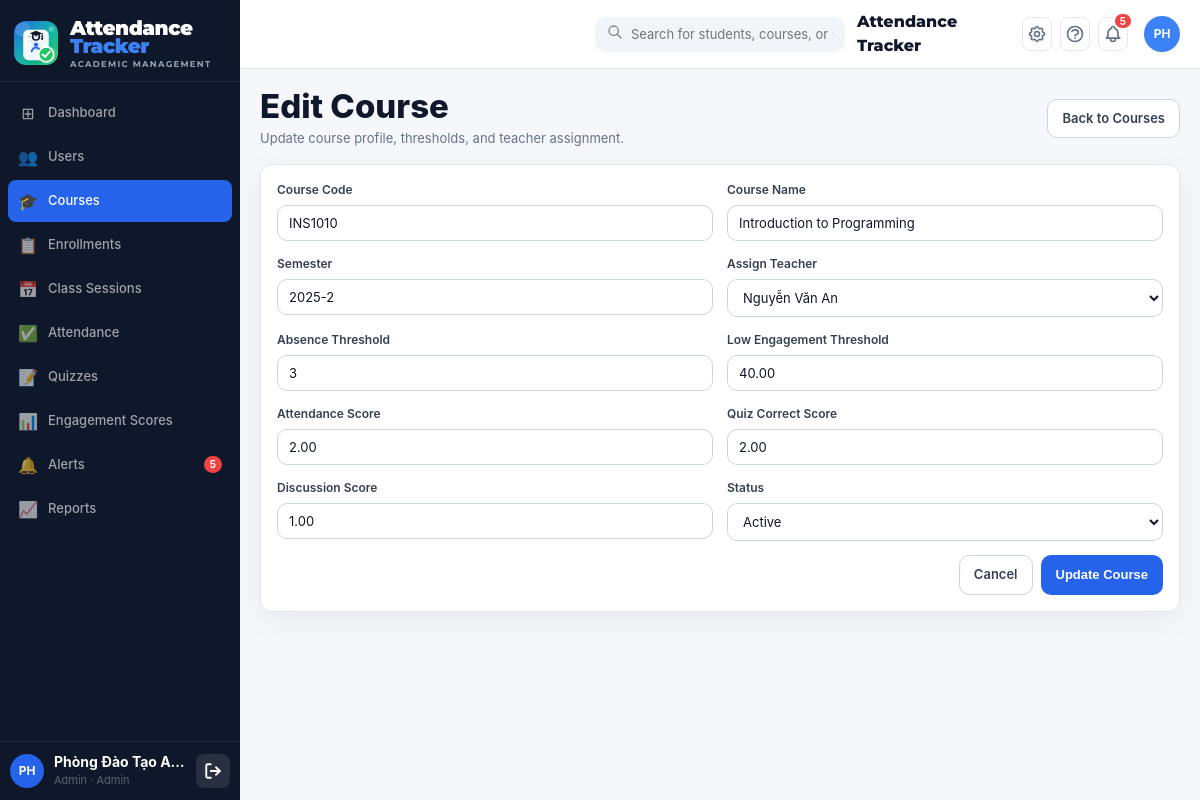
The page /public/index.php?page=admin_course_edit&id=3 (signed in) on the database its author committed.
### tables this page shows
CREATE TABLE IF NOT EXISTS `courses` (
    `id`                       INT UNSIGNED  NOT NULL AUTO_INCREMENT,
    `course_code`              VARCHAR(20)   NOT NULL,
    `course_name`              VARCHAR(150)  NOT NULL,
    `credits`                  TINYINT       NOT NULL DEFAULT 3,
    `semester`                 VARCHAR(20)   NOT NULL   COMMENT 'VD: 2025-2',
    `room`                     VARCHAR(50)   DEFAULT NULL,
    `schedule_info`            VARCHAR(200)  DEFAULT NULL COMMENT 'VD: Thứ 5, 07:30-09:30',
    `absence_threshold`        INT           NOT NULL DEFAULT 3
                               COMMENT 'Số buổi vắng tối đa – vượt ngưỡng thì tạo alert low_attendance',
    `low_engagement_threshold` DECIMAL(5,2)  NOT NULL DEFAULT 40.00
                               COMMENT 'Ngưỡng engagement_index (0-100) – thấp hơn thì tạo alert low_engagement',
    `attend_score`             DECIMAL(4,2)  NOT NULL DEFAULT 2.00
                               COMMENT 'Điểm mặc định/fallback mỗi lần điểm danh đúng giờ',
    `quiz_correct_score`       DECIMAL(4,2)  NOT NULL DEFAULT 2.00
                               COMMENT 'Điểm mặc định/fallback mỗi câu quiz đúng',
    `discussion_score`         DECIMAL(4,2)  NOT NULL DEFAULT 1.00
                               COMMENT 'Điểm mặc định/fallback mỗi lần tham gia thảo luận',
    `is_active`                TINYINT(1)    NOT NULL DEFAULT 1,
    `created_at`               DATETIME      NOT NULL DEFAULT CURRENT_TIMESTAMP,
    `updated_at`               DATETIME      NOT NULL DEFAULT CURRENT_TIMESTAMP ON UPDATE CURRENT_TIMESTAMP,
    PRIMARY KEY (`id`),
    UNIQUE KEY `uq_course_semester` (`course_code`, `semester`),
    INDEX `idx_semester`  (`semester`),
    INDEX `idx_is_active` (`is_active`)
);

### controllers/course_controller.php (called while the page is built, shortened)
<?php
require_once __DIR__ . '/../models/course_model.php';
class CourseController
{
    private CourseModel $model;
    public function __construct()
    {
        $this->model = new CourseModel();
    }
    public function edit(): void
    {
        $id = (int)($_GET['id'] ?? 0);
        $record = $this->model->getCourseById($id);
        $formAction = APP_URL . '/index.php?page=admin_course_edit&id=' . $id;
        $teachers = $this->model->getTeacherOptions();
        $course = [
            'course_code' => $record['course_code'],
            'course_name' => $record['course_name'],
            'semester' => $record['semester'],
            'absence_threshold' => $record['absence_threshold'],
            'low_engagement_threshold' => $record['low_engagement_threshold'],
            'attend_score' => $record['attend_score'],
            'quiz_correct_score' => $record['quiz_correct_score'],
            'discussion_score' => $record['discussion_score'],
            'teacher_id' => (string)($record['teacher_id'] ?? ''),
            'is_active' => (int)$record['is_active'],
        ];
        require APP_ROOT . '/views/admin/courses/edit.php';
    }
}

### config/database.php (called while the page is built, shortened)
<?php
class Database
{
    private static ?Database $instance = null;
    private PDO $pdo;
    private function __construct()
    {
        $dsn = sprintf(
            'mysql:host=%s;port=%s;dbname=%s;charset=%s',
            DB_HOST, DB_PORT, DB_NAME, DB_CHARSET
        );
        $options = [
            PDO::ATTR_ERRMODE            => PDO::ERRMODE_EXCEPTION,
            PDO::ATTR_DEFAULT_FETCH_MODE => PDO::FETCH_ASSOC,
            PDO::ATTR_EMULATE_PREPARES   => false,
        ];
        try {
            $this->pdo = new PDO($dsn, DB_USER, DB_PASS, $options);
        } catch (PDOException $e) {
            if (APP_ENV === 'development') {
                die('<h3 style="color:red">Database Error: ' . $e->getMessage() . '</h3>');
            } else {
                die('<h3>Lỗi hệ thống. Vui lòng thử lại sau.</h3>');
            }
        }
    }
    public static function getInstance(): Database
    {
        if (self::$instance === null) {
            self::$instance = new self();
        }
        return self::$instance;
    }
    public function getConnection(): PDO
    {
        return $this->pdo;
    }
}

### models/course_model.php (called while the page is built, shortened)
<?php
require_once __DIR__ . '/../config/database.php';
class CourseModel
{
    private PDO $db;
    public function __construct()
    {
        $this->db = Database::getInstance()->getConnection();
    }
    public function getTeacherOptions(): array
    {
        $stmt = $this->db->query(
            "SELECT id, full_name, email
             FROM users
             WHERE role='teacher' AND is_active=1
             ORDER BY full_name ASC"
        );
        return $stmt->fetchAll(PDO::FETCH_ASSOC);
    }
    public function getCourseById(int $id): ?array
    {
        $stmt = $this->db->prepare(
            "SELECT c.*,
                    MAX(CASE WHEN u.role='teacher' THEN e.user_id END) AS teacher_id
             FROM courses c
             LEFT JOIN enrollments e ON e.course_id = c.id
             LEFT JOIN users u ON u.id = e.user_id
             WHERE c.id = ?
             GROUP BY c.id"
        );
        $stmt->execute([$id]);
        $course = $stmt->fetch(PDO::FETCH_ASSOC);
        return $course ?: null;
    }
}

### views/admin/courses/edit.php (the view, shortened to what this page needs)
<?php
require APP_ROOT . '/views/layouts/header.php';
?>
<div class="admin-page-title">
  <div class="left">
    <h1>Edit Course</h1>
    <p>Update course profile, thresholds, and teacher assignment.</p>
  </div>
  <a href="<?= APP_URL ?>/index.php?page=admin_courses" class="btn btn-outline">Back to Courses</a>
</div>
<div class="card" style="padding:16px;max-width:920px">
  <form method="post" action="<?= $formAction ?>">
    <div class="form-grid">
      <div class="form-group">
        <label>Course Code</label>
        <input type="text" name="course_code" value="<?= htmlspecialchars($course['course_code']) ?>" required>
      </div>
      <div class="form-group">
        <label>Course Name</label>
        <input type="text" name="course_name" value="<?= htmlspecialchars($course['course_name']) ?>" required>
      </div>
    </div>
    <div class="form-grid">
      <div class="form-group">
        <label>Semester</label>
        <input type="text" name="semester" value="<?= htmlspecialchars($course['semester']) ?>" required>
      </div>
      <div class="form-group">
        <label>Assign Teacher</label>
        <select name="teacher_id">
          <?php foreach ($teachers as $teacher): ?>
            <option value="<?= (int)$teacher['id'] ?>" <?= (string)$course['teacher_id'] === (string)$teacher['id'] ? 'selected' : '' ?>>
              <?= htmlspecialchars($teacher['full_name']) ?>
            </option>
          <?php endforeach; ?>
        </select>
      </div>
    </div>
    <div class="form-grid">
      <div class="form-group">
        <label>Absence Threshold</label>
        <input type="number" min="0" name="absence_threshold" value="<?= htmlspecialchars((string)$course['absence_threshold']) ?>" required>
      </div>
      <div class="form-group">
        <label>Low Engagement Threshold</label>
        <input type="number" min="0" max="100" step="0.01" name="low_engagement_threshold" value="<?= htmlspecialchars((string)$course['low_engagement_threshold']) ?>" required>
      </div>
    </div>
    <div class="form-grid">
      <div class="form-group">
        <label>Attendance Score</label>
        <input type="number" min="0" step="0.01" name="attend_score" value="<?= htmlspecialchars((string)$course['attend_score']) ?>" required>
      </div>
      <div class="form-group">
        <label>Quiz Correct Score</label>
        <input type="number" min="0" step="0.01" name="quiz_correct_score" value="<?= htmlspecialchars((string)$course['quiz_correct_score']) ?>" required>
      </div>
    </div>
    <div class="form-grid">
      <div class="form-group">
        <label>Discussion Score</label>
        <input type="number" min="0" step="0.01" name="discussion_score" value="<?= htmlspecialchars((string)$course['discussion_score']) ?>" required>
      </div>
      <div class="form-group">
        <label>Status</label>
        <select name="is_active">
          <option value="1" <?= (int)$course['is_active'] === 1 ? 'selected' : '' ?>>Active</option>
        </select>
      </div>
    </div>
    <div style="display:flex;justify-content:flex-end;gap:8px">
      <a href="<?= APP_URL ?>/index.php?page=admin_courses" class="btn btn-outline">Cancel</a>
      <button type="submit" class="btn btn-primary">Update Course</button>
    </div>
  </form>
</div>
<?php require APP_ROOT . '/views/layouts/footer.php'; ?>

### public/assets/css/style.css (style rules this page uses)
:root { --primary: #2563eb; --primary-dark: #1d4ed8; --primary-soft: #eff6ff; --sidebar-bg: #0f172a; --text: #0f172a; --text-muted: #64748b; --line: #e2e8f0; --bg: #f5f7fb; --card: #ffffff; --success: #10b981; --warning: #f59e0b; --danger: #ef4444; --radius: 12px; --shadow: 0 8px 30px rgba(15, 23, 42, 0.06); }
*, *::before, *::after { box-sizing: border-box; }
body { margin: 0; font-family: "Inter", "Segoe UI", system-ui, sans-serif; background: var(--bg); color: var(--text); font-size: 14px; line-height: 1.5; }
a { color: inherit; }
.card { background: var(--card); border: 1px solid var(--line); border-radius: var(--radius); box-shadow: var(--shadow); }
.btn { display: inline-flex; align-items: center; justify-content: center; gap: 8px; border-radius: 10px; border: 1px solid transparent; padding: 9px 14px; cursor: pointer; text-decoration: none; font-weight: 600; font-size: 13px; transition: all 0.18s ease; }
.btn-primary { background: var(--primary); color: #fff; }
.btn-outline { border-color: #cbd5e1; color: #334155; background: #fff; }
.form-grid { display: grid; grid-template-columns: repeat(2, minmax(0, 1fr)); gap: 14px; }
.form-group { margin-bottom: 14px; }
.form-group label { display: block; margin-bottom: 6px; font-size: 12px; font-weight: 600; color: #334155; }
input[type="text"], input[type="email"], input[type="password"], input[type="date"], input[type="time"], input[type="number"], select, textarea { width: 100%; border: 1px solid #cbd5e1; border-radius: 10px; padding: 9px 11px; outline: none; font-size: 13px; font-family: inherit; color: #0f172a; background: #fff; transition: border-color 0.18s ease, box-shadow 0.18s ease; }
.admin-page-title { display: flex; align-items: center; justify-content: space-between; gap: 14px; margin-bottom: 16px; }
.admin-page-title .left h1 { margin: 0 0 4px; font-size: 33px; font-weight: 800; line-height: 1.08; }
.admin-page-title .left p { margin: 0; color: var(--text-muted); font-size: 13px; }

### rows shown on the page
courses: course_code "INS1010", course_name "Introduction to Programming", semester "2025-2", absence_threshold "3", low_engagement_threshold "40.00", attend_score "2.00", quiz_correct_score "2.00", discussion_score "1.00", is_active "Active"

### other values the page prints
$item['icon'] "⊞"
$item['label'] "Dashboard"
$item['icon'] "👥"
$item['label'] "Users"
$item['icon'] "🎓"
$item['label'] "Courses"
$item['icon'] "📋"
$item['label'] "Enrollments"
$item['icon'] "📅"
$item['label'] "Class Sessions"
$item['icon'] "✅"
$item['label'] "Attendance"
$item['icon'] "📝"
$item['label'] "Quizzes"
$item['icon'] "📊"
